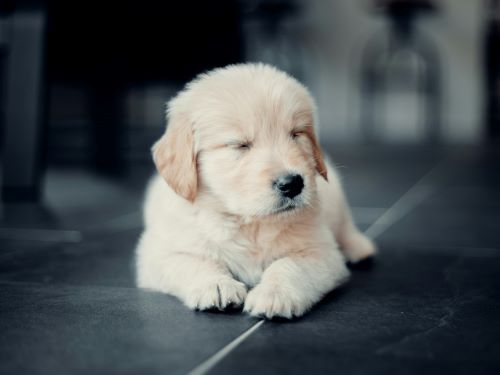
#> input picture 2 Parcial/segmentacion3_Bordes/dog4.jpg, 500 x 375 px
$ python prewitt.py
#> lines starting #> are read from the running program, lines starting #| are printed output that depends on the picture; after the words box and inside, x2 and y2 are one past the last pixel; in counts of white or black regions, pixels touching at a corner belong together
import numpy as np
import cv2
import matplotlib.pyplot as plt

# --- FUNCIONES DE CONVOLUCIÓN Y BORDES ---
def convolucion(imagen, kernel):
    h, w = imagen.shape
    kh, kw = kernel.shape
    kh2, kw2 = kh // 2, kw // 2
    salida = np.zeros_like(imagen, dtype=np.float32)

    for y in range(h):
        for x in range(w):
            suma = 0.0
            for ky in range(kh):
                for kx in range(kw):
                    i = y + ky - kh2
                    j = x + kx - kw2
                    if 0 <= i < h and 0 <= j < w:
                        suma += imagen[i, j] * kernel[ky, kx]
            salida[y, x] = suma
    return salida

# --- CARGA Y PREWITT ---
imagen_color = cv2.imread("dog4.jpg")
#> imagen_color is the input picture: shape (375, 500, 3); mean B, G, R 83.9, 81.7, 76.2
imagen_gris = cv2.cvtColor(imagen_color, cv2.COLOR_BGR2GRAY)

kernel_prewitt_x = np.array([[-1, 0, 1],
                             [-1, 0, 1],
                             [-1, 0, 1]])

kernel_prewitt_y = np.array([[-1, -1, -1],
                             [0, 0, 0],
                             [1, 1, 1]])

edges_x = convolucion(imagen_gris.astype(np.float32), kernel_prewitt_x)
#> after the loop in convolucion, `for y in range(h):`:
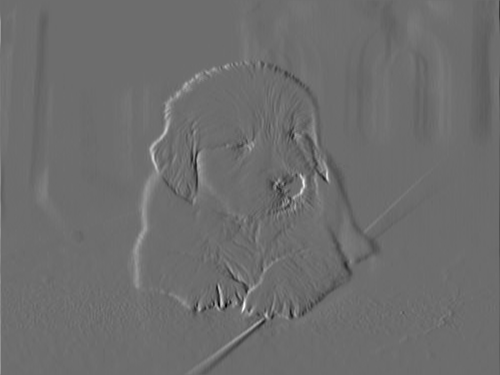
#> salida: shape (375, 500) float32; min -344, max 456, mean 0; drawn with min black and max white
edges_y = convolucion(imagen_gris.astype(np.float32), kernel_prewitt_y)
#> after the loop in convolucion (call 2), `for y in range(h):`:
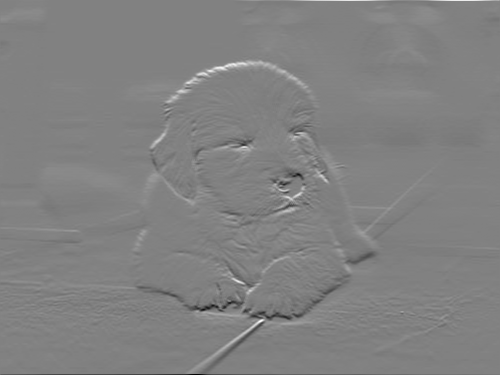
#> salida: shape (375, 500) float32; min -420, max 406, mean 0.1; drawn with min black and max white
edges = np.sqrt(edges_x**2 + edges_y**2).astype(np.uint8)
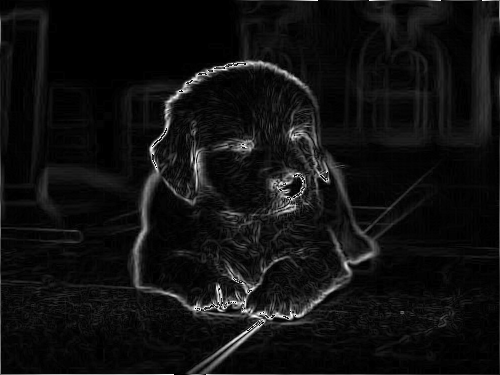
#> edges: shape (375, 500); min 0, max 255, mean 16.4

# --- BINARIZACIÓN Y MORFOLOGÍA (CIERRE) ---
_, bordes_bin = cv2.threshold(edges, 30, 255, cv2.THRESH_BINARY)
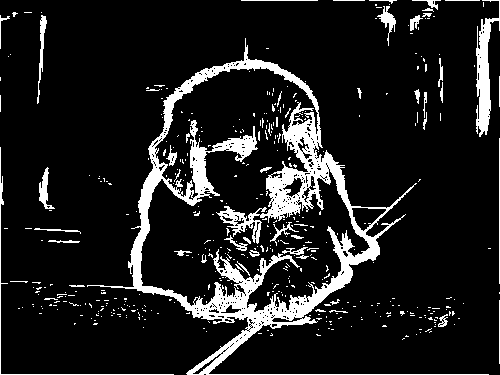
#> bordes_bin: shape (375, 500); 12% white; 434 white regions (386 under 20 px), largest, box (x1, y1, x2, y2) and area: (87, 38, 489, 375) 16325, (476, 0, 500, 137) 1386, (0, 147, 174, 375) 455
kernel_morf = np.ones((5, 5), np.uint8)
cerrado = cv2.morphologyEx(bordes_bin, cv2.MORPH_CLOSE, kernel_morf)
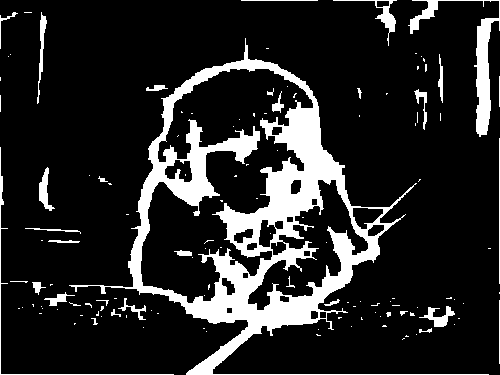
#> cerrado: shape (375, 500); 15.4% white; 128 white regions (95 under 20 px)

# --- CONTORNO MÁS EXTERNO ---
contornos, _ = cv2.findContours(cerrado, cv2.RETR_EXTERNAL, cv2.CHAIN_APPROX_SIMPLE)
#> contornos = 100 contours, 83 with area under 20; largest, box (x1, y1, x2, y2) and area: (69, 38, 489, 375) 48694, (408, 0, 500, 137) 1633, (333, 0, 397, 46) 328, (39, 167, 55, 211) 244, (419, 306, 455, 327) 235
mascara = np.zeros_like(imagen_gris)
cv2.drawContours(mascara, contornos, -1, 255, -1)  # Relleno blanco sobre fondo negro
#> mascara: shape (375, 500); 29.5% white; 100 white regions (71 under 20 px), largest, box (x1, y1, x2, y2) and area: (69, 38, 489, 375) 49699, (408, 0, 500, 137) 1935, (0, 147, 174, 375) 470

# --- SUPERPONER SEGMENTACIÓN EN COLOR VERDE TRANSPARENTE ---
segmentado = imagen_color.copy()
for y in range(mascara.shape[0]):
    for x in range(mascara.shape[1]):
        if mascara[y, x] == 255:
            b, g, r = segmentado[y, x]
            segmentado[y, x] = [
                int(b * 0.5 + 0.5 * 0),
                int(g * 0.5 + 0.5 * 255),
                int(r * 0.5 + 0.5 * 0)
            ]
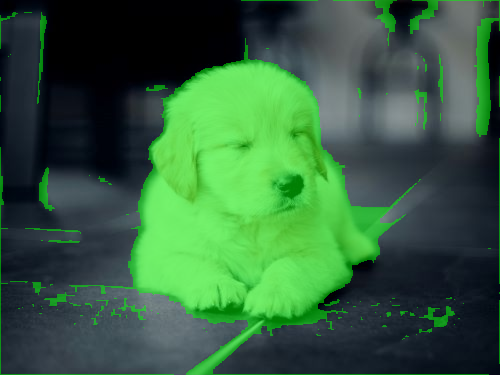
#> segmentado: shape (375, 500, 3); mean B, G, R 61.6, 95.7, 52.2

# --- MOSTRAR RESULTADOS ---
plt.figure(figsize=(14, 6))
plt.subplot(1, 3, 1)
plt.imshow(imagen_gris, cmap='gray')
plt.title("Imagen original gris")

plt.subplot(1, 3, 2)
plt.imshow(cerrado, cmap='gray')
plt.title("Bordes cerrados (Prewitt + cierre)")

plt.subplot(1, 3, 3)
plt.imshow(cv2.cvtColor(segmentado, cv2.COLOR_BGR2RGB))
plt.title("Segmentación resaltada")
plt.tight_layout()
plt.show()
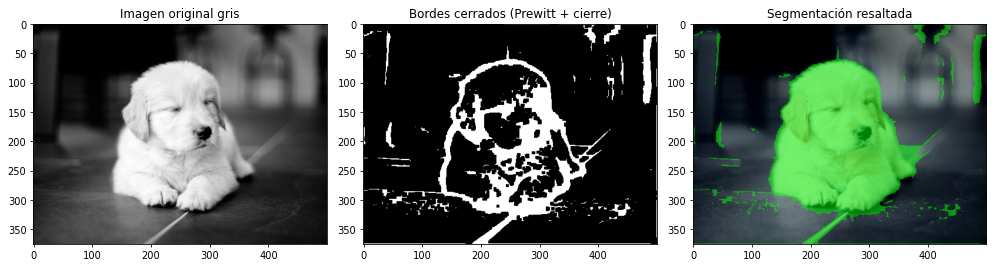
#> figure drawn by matplotlib, 3 panels

$ run again, with 2 Parcial/segmentacion3_Bordes/dog3.jpg copied over 2 Parcial/segmentacion3_Bordes/dog4.jpg
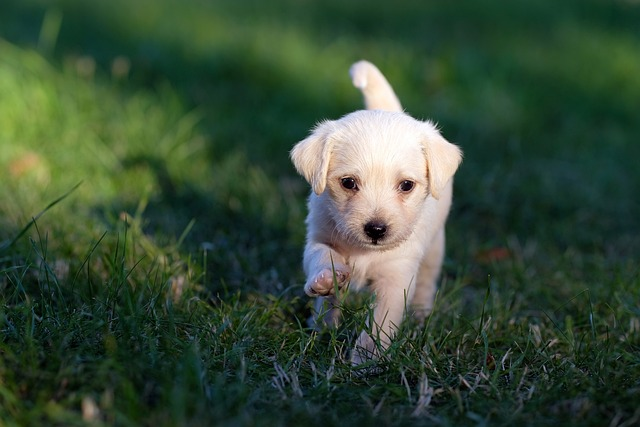
#> input picture 2 Parcial/segmentacion3_Bordes/dog3.jpg, 640 x 427 px
#> imagen_color is the input picture: shape (427, 640, 3); mean B, G, R 54.5, 75.2, 54.5
#> `_, bordes_bin = cv2.threshold(edges, 30, 255, cv2.THRESH_BINARY)`:
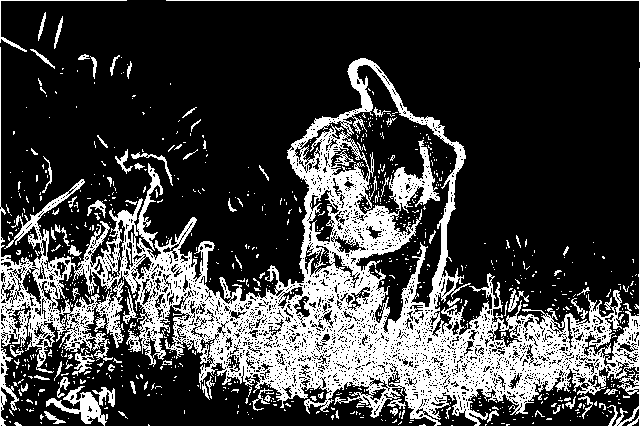
#> bordes_bin: shape (427, 640); 25.3% white; 806 white regions (726 under 20 px), largest, box (x1, y1, x2, y2) and area: (0, 47, 640, 427) 61104, (137, 163, 163, 251) 563, (166, 0, 640, 62) 535
#> cerrado: shape (427, 640); 37.7% white; 157 white regions (124 under 20 px)
#> contornos = 114 contours, 103 with area under 20; largest, box (x1, y1, x2, y2) and area: (0, 0, 640, 427) 129800, (39, 156, 52, 201) 94, (78, 54, 97, 84) 83, (54, 16, 63, 49) 61, (38, 12, 46, 41) 48
#> mascara: shape (427, 640); 49.1% white; 114 white regions (88 under 20 px), largest, box (x1, y1, x2, y2) and area: (0, 0, 640, 427) 132091, (166, 0, 640, 62) 535, (39, 156, 52, 201) 151
#> `plt.show()`:
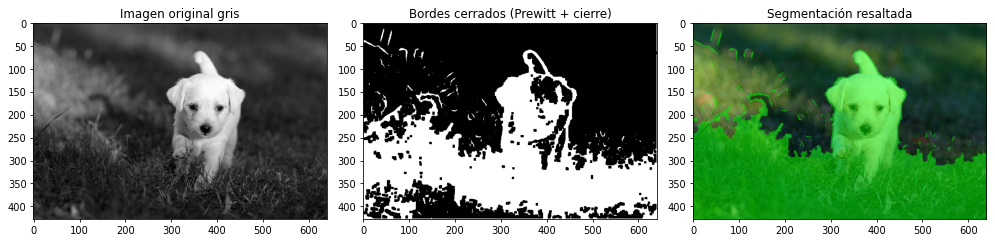
#> figure drawn by matplotlib, 3 panels
